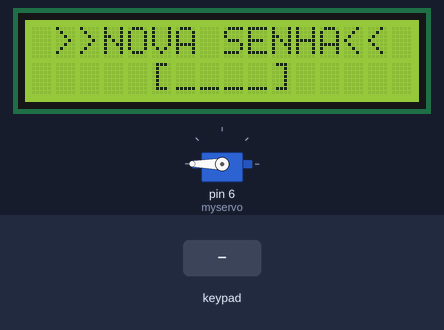
A sketch run on a simulated Arduino Uno, built with avr-gcc and run on an emulated ATmega328P. On the bench: 16×2 character LCD, servo. The test bench sets the inputs (shaded band).

Above: at 4.1 s.
4.2 s: keypad keys 5 4 3 2 pressed 0.4 s apart
At 4.3 s:
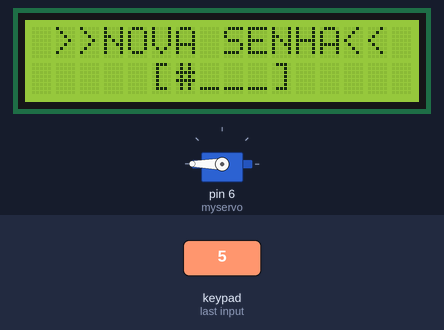
7.3 s: key 'A' pressed
At 8.2 s:
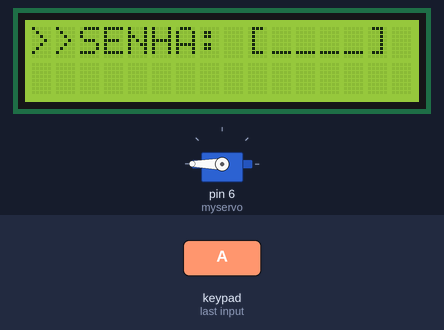
9.0 s: keypad keys 5 4 3 2 # pressed 0.4 s apart
At 19.7 s:
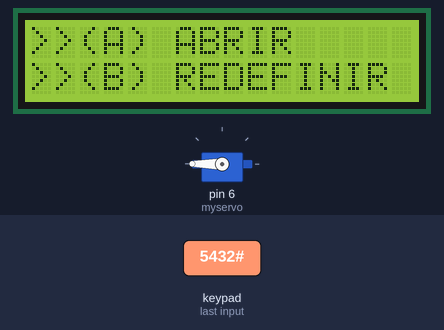
Timing chart, 0 to 20.7 s (numbered marks = the images above; inputs shaded):
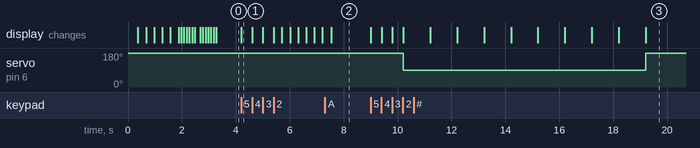

Measured:
- after the input at 4.2 s, the display: changes at once (image 1)
- after the input at 7.3 s, the display: changes after 0.24 s (image 2)
- after the input at 9.0 s, servo on pin 6 (myservo): 180° → 90° after 1.2 s, → 180° 9.0 s later; the display: first changes at once (image 3 shows a later state)

The sketch:

sketch.ino
```cpp
//joaogabrielbz_//

#include <Keypad.h>
#include <Servo.h>
#include <LiquidCrystal.h>
#include <string.h>

// SERVOMOTORCONFIGS
Servo myservo;
const int FECHADO = 180;
const int ABERTO = 90;

// KEYPADCONFIGS
const byte LINHAS = 4;
const byte COLUNAS = 4;

char hexaKeys[LINHAS][COLUNAS] = {
  {'1', '2', '3', 'A'},
  {'4', '5', '6', 'B'},
  {'7', '8', '9', 'C'},
  {'*', '0', '#', 'D'}
};

byte rPins[LINHAS] = {5, 4, 3, 2};
byte cPins[COLUNAS] = {A3, A2, A1, A0};

Keypad customKeypad = Keypad(makeKeymap(hexaKeys), rPins, cPins, LINHAS, COLUNAS);

//PAINEL
LiquidCrystal lcd(12, 11, 10, 9, 8, 7);

//VARIAVEIS
String senha;
bool senhaCriada = false;

//METODOS
void trancado(){
    lcd.setCursor(0,1);
    lcd.print(">>ERRADO!");
     lcd.setCursor(11,1);
      lcd.print("(");
      lcd.setCursor(13,1);
      lcd.print(")");
    for (int i = 9; i > 0; i--) {
      lcd.setCursor(12,1);
      lcd.print(i);
      delay(1000);
  }
}

void aberto(){
    myservo.write(ABERTO);
    lcd.setCursor(0,1);
    lcd.print(">>CORRETO");
    lcd.setCursor(11,1);
      lcd.print("(");
      lcd.setCursor(13,1);
      lcd.print(")");
    for (int i = 9; i > 0; i--) {
      lcd.setCursor(12,1);
      lcd.print(i);
      delay(1000);
  }
}

bool menu(){
  myservo.write(FECHADO);
  lcd.clear();
  lcd.setCursor(0,0);
  lcd.print(">>(A) ABRIR");
  lcd.setCursor(0,1);
  lcd.print(">>(B) REDEFINIR");
  //char key = customKeypad.getKey();
         while(true) {
           char key = customKeypad.getKey();
           if(key == 'A'){
             return false;
           }
           if(key == 'B'){
             return true;
           }

          }
}

String criaSenha(){
  lcd.setCursor(5,1);
  lcd.print("[____]");
  lcd.setCursor(6,1);
  while(senha.length() < 4){
      char key = customKeypad.getKey();
         if(key >= '0' && key <= '9') {
          senha += key;
          lcd.print("#");
          }
        }
  lcd.clear();
  lcd.setCursor(0,0);
  lcd.print(">>SENHA CRIADA<<");
  lcd.setCursor(1, 1);
  lcd.print("   [      ]    ");
  String txt = "======";
  lcd.setCursor(5, 1);
  delay(300);
  for (byte i = 0; i < txt.length(); i++) {
    lcd.print(txt[i]);
    delay(300);
  }
  lcd.clear();
  senhaCriada = true;
  return senha;
}

bool confereSenha(String senha){
  lcd.clear();
  lcd.setCursor(0,0);
  lcd.print(">>SENHA: [____]");
  lcd.setCursor(10,0);

  String input = "";
  while(input.length() < 4){
      char key = customKeypad.getKey();
         if(key >= '0' && key <= '9') {
          input += key;
          lcd.print("#");
          }
        }
  if(input == senha){
    return true;
  }
  else{
     return false;
  }
}

String redefinir(){
  lcd.clear();
  lcd.setCursor(1,0);
  lcd.print(">>NOVA SENHA<<");
  lcd.setCursor(5,1);
  lcd.print("[____]");
  lcd.setCursor(6,1);
  senha = "";
  while(senha.length() < 4){
      char key = customKeypad.getKey();
         if(key >= '0' && key <= '9') {
          senha += key;
          lcd.print("#");
          }
        }
  lcd.clear();
  lcd.setCursor(0,0);
  lcd.print(">SENHA RECRIADA<");
  lcd.setCursor(1, 1);
  lcd.print("   [      ]    ");
  String txt = "======";
  lcd.setCursor(5, 1);
  delay(300);
  for (byte i = 0; i < txt.length(); i++) {
    lcd.print(txt[i]);
    delay(300);
  }
  lcd.clear();
  senhaCriada = true;
  return senha;
}

//PRINCIPAL
void setup(){
  Serial.begin(9600);
  lcd.begin(16, 2);
  myservo.attach(6,600,2300);
  myservo.write(FECHADO);

  lcd.print("   BEM VINDO!   ");
  delay(300);
  lcd.clear();
  delay(300);
  lcd.print("   BEM VINDO!   ");
  delay(300);
  lcd.clear();
  delay(300);
  lcd.print("   BEM VINDO!   ");
  delay(300);
  lcd.clear();
  delay(300);

  lcd.setCursor(5,1);
  lcd.print("[____]");
  delay(100);
  lcd.setCursor(1, 0);
  String txt = ">>NOVA SENHA<<";
  for (byte i = 0; i < txt.length(); i++) {
    lcd.print(txt[i]);
    delay(100);
  }

  senha = criaSenha();
}

void loop(){
  if(!senhaCriada){
    senha = criaSenha();
  }
  else{
    while(true){
      if(menu() == false){
        if(confereSenha(senha) == true){
          aberto();
        } else{
          trancado();
        }
    } else{
      if(confereSenha(senha) == true){
        redefinir();
      }else{
        trancado();
      }
    }
  }
}
}
```
